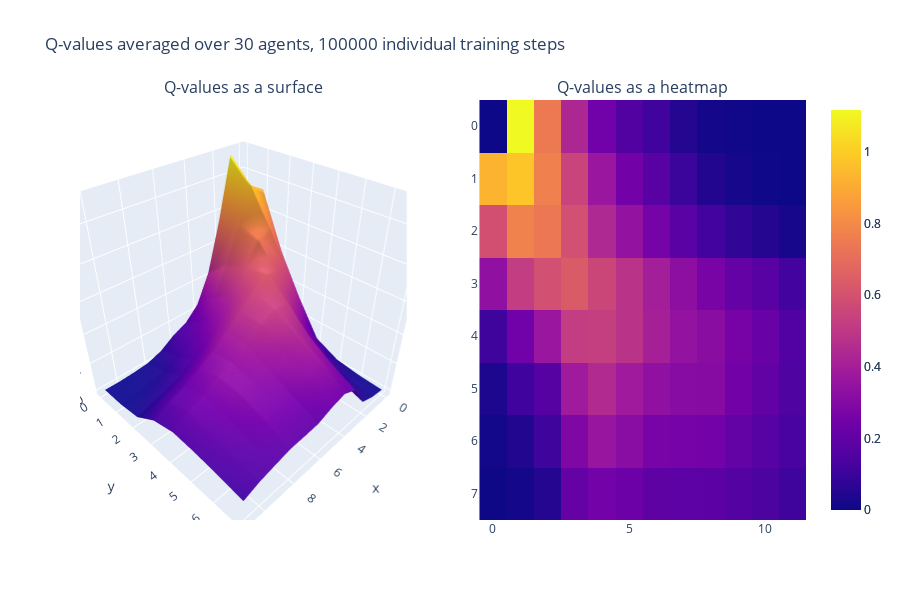

Source (notebook cell):
### Code cell
N_ENV = 30
TIME_STEPS = 100_000
key = random.PRNGKey(SEED)
keys = random.split(key, N_ENV)

@loop_tqdm(TIME_STEPS)
@jit
def fori_body(i:int, val:tuple):
    env_states, action_keys, all_obs, all_rewards, all_done, all_q_values = val
    states, _ = env_states
    q_values = all_q_values[i, :, :, :, :]
    actions, action_keys = v_policy(action_keys, N_ACTIONS, states, q_values)

    env_states, obs, rewards, done = v_step(env_states, actions)
    q_values = v_update(states, actions, rewards, done, obs, q_values)
    
    all_obs = all_obs.at[i].set(obs)
    all_rewards = all_rewards.at[i].set(rewards)
    all_done = all_done.at[i].set(done)
    all_q_values = all_q_values.at[i+1, :, :, :, :].set(q_values)

    val = (env_states, action_keys, all_obs, all_rewards, all_done, all_q_values)
    return val

def single_agent_rollout(keys, timesteps, n_env):
    all_obs = jnp.zeros([timesteps, n_env, 2])
    all_rewards = jnp.zeros([timesteps, n_env], dtype=jnp.int32)
    all_done = jnp.zeros([timesteps, n_env], dtype=jnp.bool_)
    # q_values has first dimension = timesteps +1, as the update targets time step t+1
    all_q_values = jnp.zeros([timesteps+1, GRID_SIZE[0], GRID_SIZE[1], N_ACTIONS, n_env], dtype=jnp.float32)

    action_keys = random.split(random.PRNGKey(0), n_env)
    env_states, _ = v_reset(keys)
    
    val_init = (env_states, action_keys, all_obs, all_rewards, all_done, all_q_values)
    val = lax.fori_loop(0, timesteps, fori_body, val_init)
    env_states, action_keys, all_obs, all_reward, all_done, all_q_values = val
    
    return all_obs, all_reward, all_done, all_q_values

all_obs, all_reward, all_done, all_q_values = single_agent_rollout(keys, TIME_STEPS, N_ENV)
plot_performances(all_q_values, TIME_STEPS, N_ENV)

### Figure 1 — Plotly figure (JSON) as saved in the notebook; plotly's stock layout.template omitted (floating-point values rounded to 4 significant figures)
{"data": [{"scene": "scene", "type": "surface", "z": [[0, 1.116, 0.7448, 0.4326, 0.2447, 0.1554, 0.1136, 0.05047, 0.01615, 0.005891, 1.514e-05, 3.974e-15], [0.9272, 0.9787, 0.7713, 0.5474, 0.367, 0.2483, 0.1777, 0.1009, 0.04539, 0.01902, 0.004093, 0.000119], [0.5909, 0.7727, 0.7386, 0.5912, 0.4411, 0.3458, 0.2596, 0.1798, 0.1176, 0.07839, 0.0509, 0.02036], [0.3327, 0.5192, 0.5914, 0.6335, 0.554, 0.4792, 0.3982, 0.3251, 0.2675, 0.2112, 0.1738, 0.1178], [0.1056, 0.2448, 0.3648, 0.5177, 0.5289, 0.4824, 0.4073, 0.3466, 0.3183, 0.2616, 0.2209, 0.1585], [0.03425, 0.1138, 0.1696, 0.3832, 0.4465, 0.3827, 0.3378, 0.3086, 0.3063, 0.248, 0.2025, 0.1496], [0.01226, 0.04483, 0.1079, 0.2867, 0.3581, 0.3165, 0.2665, 0.2611, 0.2516, 0.2044, 0.1712, 0.1311], [0.001588, 0.01506, 0.05058, 0.2082, 0.2513, 0.2297, 0.1948, 0.1899, 0.1869, 0.166, 0.1438, 0.1076]]}, {"type": "heatmap", "xaxis": "x", "yaxis": "y", "z": [[0, 1.116, 0.7448, 0.4326, 0.2447, 0.1554, 0.1136, 0.05047, 0.01615, 0.005891, 1.514e-05, 3.974e-15], [0.9272, 0.9787, 0.7713, 0.5474, 0.367, 0.2483, 0.1777, 0.1009, 0.04539, 0.01902, 0.004093, 0.000119], [0.5909, 0.7727, 0.7386, 0.5912, 0.4411, 0.3458, 0.2596, 0.1798, 0.1176, 0.07839, 0.0509, 0.02036], [0.3327, 0.5192, 0.5914, 0.6335, 0.554, 0.4792, 0.3982, 0.3251, 0.2675, 0.2112, 0.1738, 0.1178], [0.1056, 0.2448, 0.3648, 0.5177, 0.5289, 0.4824, 0.4073, 0.3466, 0.3183, 0.2616, 0.2209, 0.1585], [0.03425, 0.1138, 0.1696, 0.3832, 0.4465, 0.3827, 0.3378, 0.3086, 0.3063, 0.248, 0.2025, 0.1496], [0.01226, 0.04483, 0.1079, 0.2867, 0.3581, 0.3165, 0.2665, 0.2611, 0.2516, 0.2044, 0.1712, 0.1311], [0.001588, 0.01506, 0.05058, 0.2082, 0.2513, 0.2297, 0.1948, 0.1899, 0.1869, 0.166, 0.1438, 0.1076]]}], "layout": {"annotations": [{"font": {"size": 16}, "showarrow": false, "text": "Q-values as a surface", "x": 0.225, "xanchor": "center", "xref": "paper", "y": 1, "yanchor": "bottom", "yref": "paper"}, {"font": {"size": 16}, "showarrow": false, "text": "Q-values as a heatmap", "x": 0.775, "xanchor": "center", "xref": "paper", "y": 1, "yanchor": "bottom", "yref": "paper"}], "height": 600, "scene": {"domain": {"x": [0, 0.45], "y": [0, 1]}}, "title": {"text": "Q-values averaged over 30 agents, 100000 individual training steps"}, "xaxis": {"anchor": "y", "domain": [0.55, 1]}, "yaxis": {"anchor": "x", "autorange": "reversed", "domain": [0, 1]}}}
